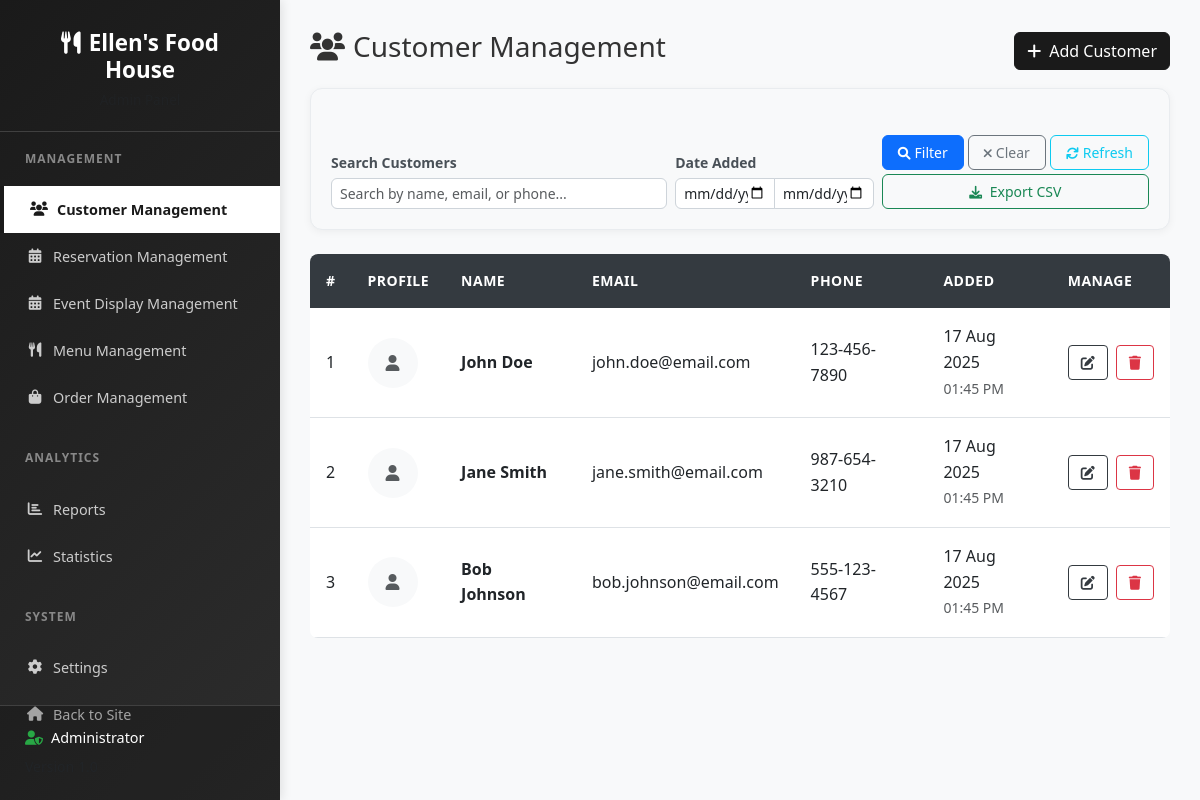
The app's page /pages/admin/account_management.php with its own data.
### tables this page shows
CREATE TABLE customers (
    id INT AUTO_INCREMENT PRIMARY KEY,
    first_name VARCHAR(50) NOT NULL,
    last_name VARCHAR(50) NOT NULL,
    email VARCHAR(100) UNIQUE NOT NULL,
    phone VARCHAR(20),
    image_path VARCHAR(255),
    created_at TIMESTAMP DEFAULT CURRENT_TIMESTAMP
);

### config/db_model.php (the view, shortened to what this page needs)
<?php
$connection = mysqli_connect(DB_SERVER, DB_USER, DB_PASS, DB_NAME);
function display_all($sql, $column_mappings, $url, $format = 'simple') {
    global $connection;
    $output_list = "";
    $result = mysqli_query($connection, $sql);
    $rowCount = mysqli_num_rows($result);
    if ($rowCount > 0) {
        $index = 1;
        while($row = mysqli_fetch_array($result)){
            if ($format === 'table') {
                $output_list .= "<tr>";
                $output_list .= "<td>" . $index . "</td>";
                if ($url == 'account_management.php') {
                    $output_list .= "<td>";
                    if (isset($row['image_path']) && $row['image_path']) {
                        $output_list .= "<img src='../../uploads/profiles/" . htmlspecialchars($row['image_path']) . "'
                                 alt='" . htmlspecialchars($row['first_name'] . ' ' . $row['last_name']) . "'
                                 style='width: 50px; height: 50px; object-fit: cover; border-radius: 50%;'>";
                    } else {
                        $output_list .= "<div style='width: 50px; height: 50px; background: #f8f9fa; border-radius: 50%; display: flex; align-items: center; justify-content: center;'>
                                <i class='fas fa-user text-muted'></i>
                              </div>";
                    }
                    $output_list .= "</td>";
                    $output_list .= "<td><div class='fw-bold'>" . htmlspecialchars($row['first_name'] . ' ' . $row['last_name']) . "</div></td>";
                    $output_list .= "<td>" . htmlspecialchars($row['email']) . "</td>";
                    $output_list .= "<td>" . htmlspecialchars($row['phone'] ?: 'N/A') . "</td>";
                    $output_list .= "<td>";
                    $output_list .= "<div>" . date('d M Y', strtotime($row['created_at'])) . "</div>";
                    $output_list .= "<small class='text-muted'>" . date('h:i A', strtotime($row['created_at'])) . "</small>";
                    $output_list .= "</td>";
                    $id = $row['id'];
                    $output_list .= "<td>";
                    $output_list .= "<div class='action-buttons'>";
                    $output_list .= "<button class='btn btn-sm btn-outline-dark'
                                onclick=\"editCustomer($id, '" . htmlspecialchars($row['first_name']) . "', '" . htmlspecialchars($row['last_name']) . "', '" . htmlspecialchars($row['email']) . "', '" . htmlspecialchars($row['phone']) . "')\"
                                data-bs-toggle='modal' data-bs-target='#editCustomerModal'>
                            <i class='fas fa-edit'></i>
                          </button>";
                    $output_list .= "<button class='btn btn-sm btn-outline-danger'
                                onclick=\"confirmDelete('customer', $id)\"
                                data-bs-toggle='modal' data-bs-target='#confirmDeleteModal'>
                            <i class='fas fa-trash'></i>
                          </button>";
                    $output_list .= "</div>";
                    $output_list .= "</td>";
                }
                $output_list .= "</tr>";
                $index++;
            }
        }
    }
    echo $output_list;
}
?>

### assets/css/account_management.css (style rules this page uses)
* { margin: 0; padding: 0; box-sizing: border-box; }
body { font-family: 'Segoe UI', Tahoma, Geneva, Verdana, sans-serif; background-color: #f8f9fa; color: #333; line-height: 1.6; overflow-x: hidden; }
.table tbody td { padding: 1rem; vertical-align: middle; border-bottom: 1px solid #dee2e6; }
.btn-outline-dark { color: #343a40; border-color: #343a40; }
.action-buttons { display: flex; gap: 0.5rem; align-items: center; }
.action-buttons .btn { padding: 0.375rem 0.75rem; font-size: 0.875rem; }

### records on screen
customers: first_name+last_name "John Doe", email "john.doe@email.com", phone "123-456-7890", created_at "17 Aug 2025", created_at "01:45 PM"
customers: first_name+last_name "Jane Smith", email "jane.smith@email.com", phone "987-654-3210", created_at "17 Aug 2025", created_at "01:45 PM"
customers: first_name+last_name "Bob Johnson", email "bob.johnson@email.com", phone "555-123-4567", created_at "17 Aug 2025", created_at "01:45 PM"

### other values on screen
$config['search_label'] "Search Customers"
$filter['label'] "Date Added"
$button['text'] "Export CSV"
